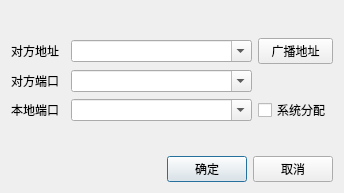
<?xml version="1.0" encoding="UTF-8"?>
<ui version="4.0">
 <class>CreateUdpClientForm</class>
 <widget class="QWidget" name="CreateUdpClientForm">
  <property name="geometry">
   <rect>
    <x>0</x>
    <y>0</y>
    <width>344</width>
    <height>193</height>
   </rect>
  </property>
  <property name="windowTitle">
   <string>创建UDP客户端</string>
  </property>
  <layout class="QGridLayout" name="gridLayout">
   <item row="0" column="0">
    <spacer name="verticalSpacer_2">
     <property name="orientation">
      <enum>Qt::Vertical</enum>
     </property>
     <property name="sizeHint" stdset="0">
      <size>
       <width>20</width>
       <height>29</height>
      </size>
     </property>
    </spacer>
   </item>
   <item row="1" column="0" colspan="2">
    <layout class="QHBoxLayout" name="horizontalLayout_3">
     <item>
      <widget class="QLabel" name="label_2">
       <property name="maximumSize">
        <size>
         <width>54</width>
         <height>16777215</height>
        </size>
       </property>
       <property name="text">
        <string>对方地址</string>
       </property>
      </widget>
     </item>
     <item>
      <widget class="QComboBox" name="ipCmbBox">
       <property name="editable">
        <bool>true</bool>
       </property>
      </widget>
     </item>
     <item>
      <widget class="QPushButton" name="broadcastBtn">
       <property name="maximumSize">
        <size>
         <width>75</width>
         <height>16777215</height>
        </size>
       </property>
       <property name="text">
        <string>广播地址</string>
       </property>
      </widget>
     </item>
    </layout>
   </item>
   <item row="2" column="0">
    <layout class="QHBoxLayout" name="horizontalLayout">
     <item>
      <widget class="QLabel" name="label">
       <property name="maximumSize">
        <size>
         <width>54</width>
         <height>16777215</height>
        </size>
       </property>
       <property name="text">
        <string>对方端口</string>
       </property>
      </widget>
     </item>
     <item>
      <widget class="QComboBox" name="remotePortCmbBox">
       <property name="editable">
        <bool>true</bool>
       </property>
      </widget>
     </item>
    </layout>
   </item>
   <item row="2" column="1">
    <widget class="QLabel" name="label_4">
     <property name="maximumSize">
      <size>
       <width>75</width>
       <height>16777215</height>
      </size>
     </property>
     <property name="text">
      <string/>
     </property>
    </widget>
   </item>
   <item row="3" column="0" colspan="2">
    <layout class="QHBoxLayout" name="horizontalLayout_4">
     <item>
      <widget class="QLabel" name="label_3">
       <property name="maximumSize">
        <size>
         <width>54</width>
         <height>16777215</height>
        </size>
       </property>
       <property name="text">
        <string>本地端口</string>
       </property>
      </widget>
     </item>
     <item>
      <widget class="QComboBox" name="localPortCmbBox">
       <property name="editable">
        <bool>true</bool>
       </property>
      </widget>
     </item>
     <item>
      <widget class="QCheckBox" name="sysPortCbx">
       <property name="maximumSize">
        <size>
         <width>75</width>
         <height>16777215</height>
        </size>
       </property>
       <property name="text">
        <string>系统分配</string>
       </property>
      </widget>
     </item>
    </layout>
   </item>
   <item row="4" column="0">
    <spacer name="verticalSpacer">
     <property name="orientation">
      <enum>Qt::Vertical</enum>
     </property>
     <property name="sizeHint" stdset="0">
      <size>
       <width>20</width>
       <height>29</height>
      </size>
     </property>
    </spacer>
   </item>
   <item row="5" column="0" colspan="2">
    <layout class="QHBoxLayout" name="horizontalLayout_2">
     <item>
      <spacer name="horizontalSpacer">
       <property name="orientation">
        <enum>Qt::Horizontal</enum>
       </property>
       <property name="sizeHint" stdset="0">
        <size>
         <width>68</width>
         <height>20</height>
        </size>
       </property>
      </spacer>
     </item>
     <item>
      <widget class="QPushButton" name="okBtn">
       <property name="text">
        <string>确定</string>
       </property>
       <property name="default">
        <bool>true</bool>
       </property>
      </widget>
     </item>
     <item>
      <widget class="QPushButton" name="cancelBtn">
       <property name="text">
        <string>取消</string>
       </property>
      </widget>
     </item>
    </layout>
   </item>
  </layout>
 </widget>
 <resources/>
 <connections/>
</ui>
